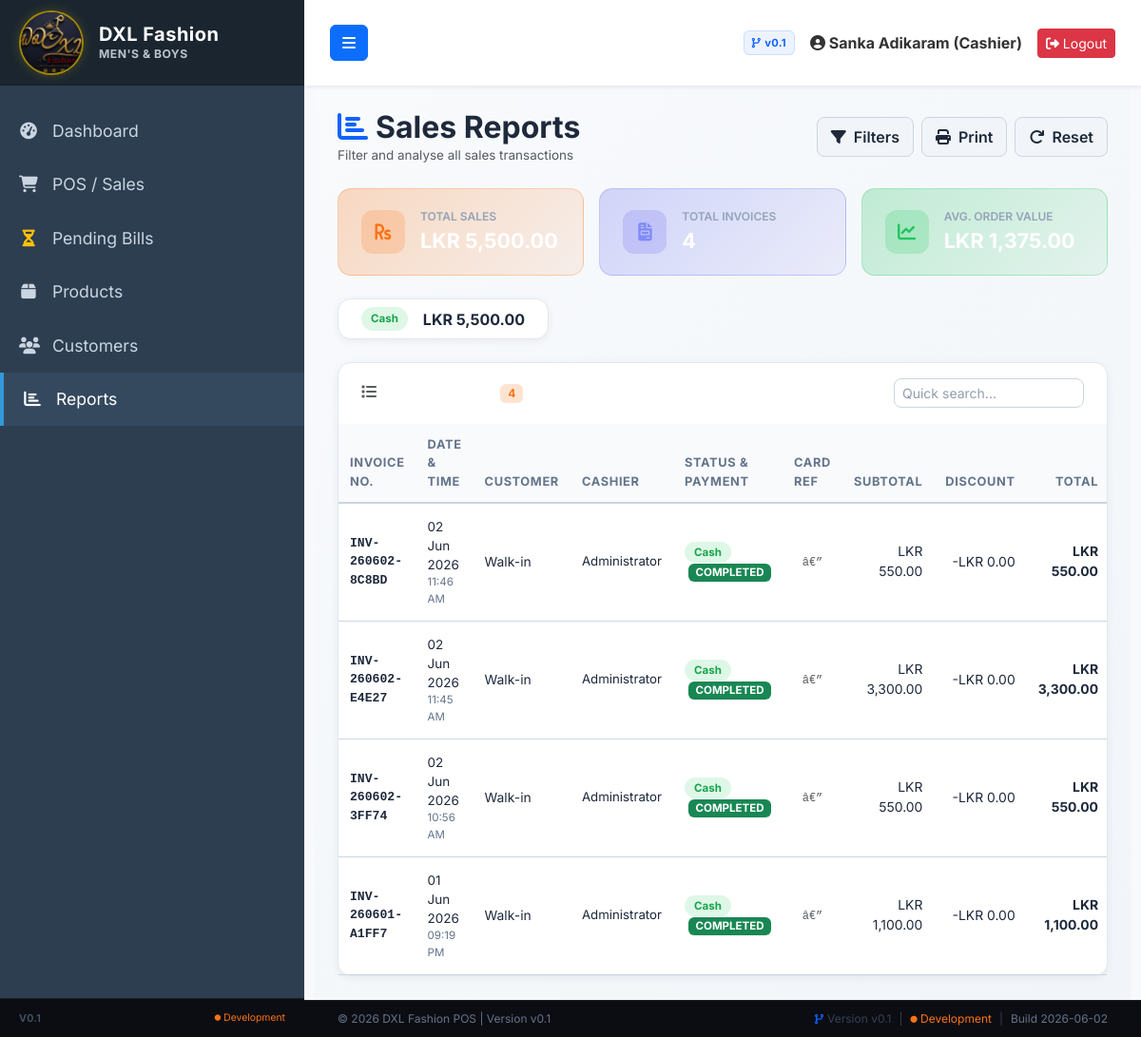
Before: /reports.php (signed in) with the older database file.
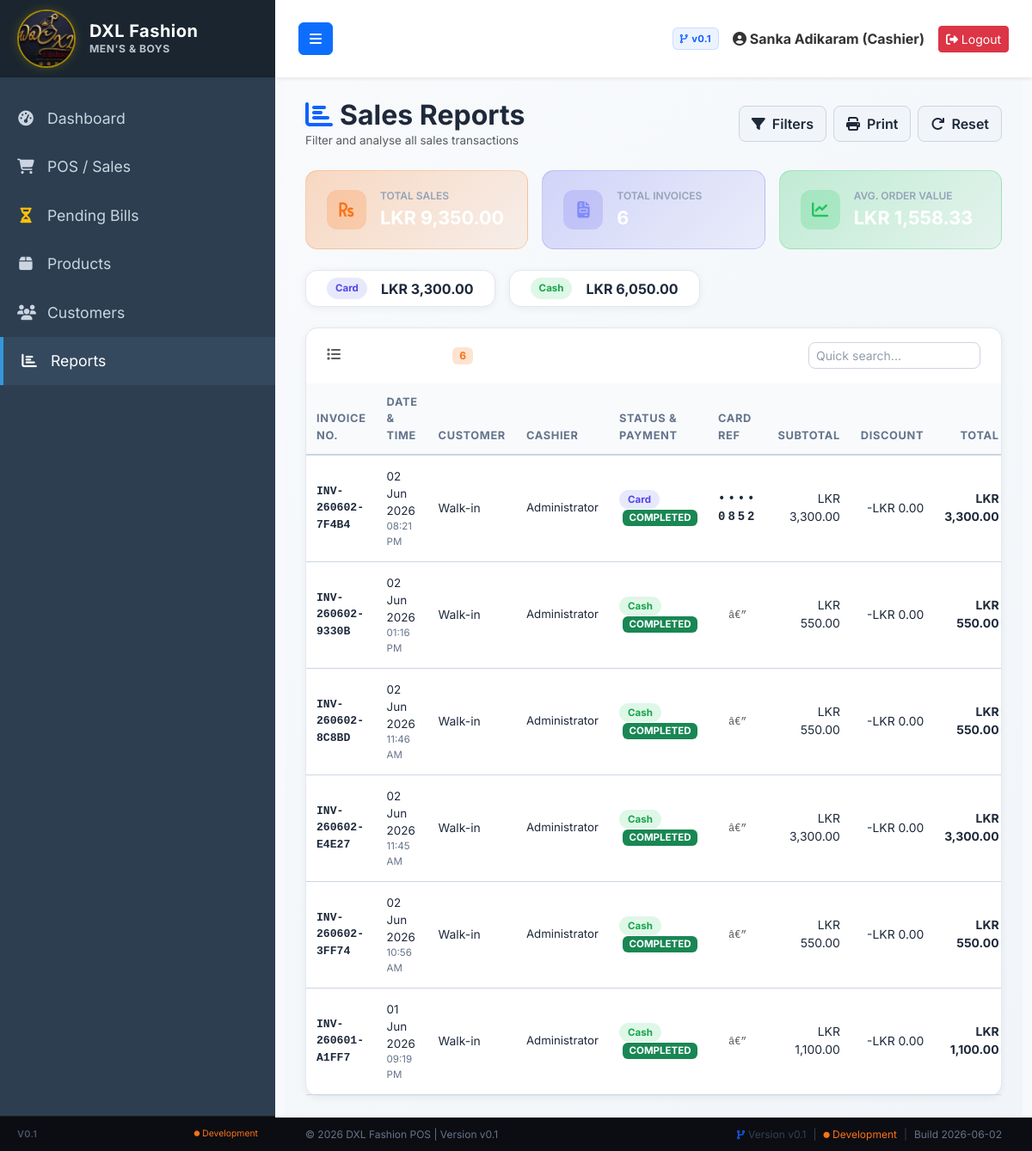
After: the same page with the newer database file.
### tables this page shows
CREATE TABLE `sales` (
  `id` int(11) NOT NULL AUTO_INCREMENT,
  `invoice_no` varchar(50) NOT NULL,
  `customer_id` int(11) DEFAULT NULL,
  `total_amount` decimal(10,2) NOT NULL DEFAULT 0.00,
  `discount` decimal(10,2) DEFAULT 0.00,
  `tax` decimal(10,2) DEFAULT 0.00,
  `payment_method` varchar(50) DEFAULT 'Cash',
  `card_reference` varchar(4) DEFAULT NULL COMMENT 'Last 4 digits from card machine receipt',
  `paid_amount` decimal(10,2) NOT NULL DEFAULT 0.00,
  `balance` decimal(10,2) NOT NULL DEFAULT 0.00,
  `sale_date` datetime NOT NULL DEFAULT current_timestamp(),
  `created_by` int(11) DEFAULT NULL,
  `print_count` int(11) DEFAULT 1,
  `status` varchar(20) NOT NULL DEFAULT 'COMPLETED',
  `cancelled_at` datetime DEFAULT NULL,
  `cancelled_by` int(11) DEFAULT NULL,
  `cancellation_reason` text DEFAULT NULL,
  PRIMARY KEY (`id`),
  UNIQUE KEY `invoice_no` (`invoice_no`),
  KEY `customer_id` (`customer_id`),
  KEY `created_by` (`created_by`),
  CONSTRAINT `fk_sales_cust` FOREIGN KEY (`customer_id`) REFERENCES `customers` (`id`) ON DELETE SET NULL,
  CONSTRAINT `fk_sales_user` FOREIGN KEY (`created_by`) REFERENCES `users` (`id`) ON DELETE SET NULL
);

### reports.php (the view, shortened to what the rows shown need)
<?php
require_once 'config/database.php';
require_once 'includes/header.php';
$where  = ["1=1"];
$params = [];
$item_join = '';
$where_sql = implode(" AND ", $where);
$sql = "
    SELECT s.*,
           COALESCE(c.customer_name,'Walk-in') AS customer_name,
           COALESCE(u.full_name,'—') AS cashier_name
    FROM sales s
    LEFT JOIN customers c ON c.id = s.customer_id
    LEFT JOIN users     u ON u.id = s.created_by
    $item_join
    WHERE $where_sql
    GROUP BY s.id
    ORDER BY s.sale_date DESC
";
$stmt = $pdo->prepare($sql);
$stmt->execute($params);
$sales = $stmt->fetchAll();
?>
<div class="premium-dark-page" style="margin:-24px;padding:24px;">
<div class="d-flex justify-content-between align-items-center mb-4 flex-wrap gap-2">
    <div>
        <h2 class="fw-bold text-white m-0"><i class="fas fa-chart-bar me-2" style="color:var(--primary-orange)"></i>Sales Reports</h2>
    </div>
</div>
<div class="rpt-card p-0">
    <div class="table-responsive">
        <table class="table rpt-table m-0" id="rptTable">
            <thead>
                <tr>
                    <th>Invoice No.</th>
                    <th>Date &amp; Time</th>
                    <th>Customer</th>
                    <th>Cashier</th>
                    <th>Status &amp; Payment</th>
                    <th>Card Ref</th>
                    <th class="text-end">Subtotal</th>
                    <th class="text-end">Discount</th>
                    <th class="text-end">Total</th>
                </tr>
            </thead>
            <tbody>
            <?php if (empty($sales)): ?>
                <tr><td colspan="9" class="text-center text-muted py-5">
                    <i class="fas fa-search d-block fs-2 mb-2 opacity-25"></i>
                    No sales records found for the selected filters.
                </td></tr>
            <?php else: ?>
            <?php foreach($sales as $s):
                $pm_badge = strtolower($s['payment_method']);
            ?>
            <tr>
                <td class="fw-bold font-monospace" style="color:#0f62fe;font-size:.82rem;"><?= htmlspecialchars($s['invoice_no']) ?></td>
                <td>
                    <div style="font-size:.84rem;"><?= date('d M Y', strtotime($s['sale_date'])) ?></div>
                    <div style="font-size:.72rem;color:#64748b;"><?= date('h:i A', strtotime($s['sale_date'])) ?></div>
                </td>
                <td><?= htmlspecialchars($s['customer_name']) ?></td>
                <td style="font-size:.83rem;"><?= htmlspecialchars($s['cashier_name']) ?></td>
                <td>
                    <span class="badge-payment badge-<?= $pm_badge ?>"><?= htmlspecialchars($s['payment_method']) ?></span>
                    <?php if ($s['status'] === 'CANCELLED'): ?>
                        <span class="badge bg-danger ms-1" style="font-size:.72rem; font-weight:700;">CANCELLED</span>
                    <?php else: ?>
                        <span class="badge bg-success ms-1" style="font-size:.72rem; font-weight:700;">COMPLETED</span>
                    <?php endif; ?>
                </td>
                <td class="text-center font-monospace fw-bold" style="color:#4f46e5;letter-spacing:3px;">
                    <?= !empty($s['card_reference']) ? '&bull;&bull;&bull;&bull; ' . htmlspecialchars($s['card_reference']) : '<span class="text-muted" style="letter-spacing:normal;font-weight:400;font-size:.75rem;">â€”</span>' ?>
                </td>
                <td class="text-end">LKR <?= number_format($s['total_amount'] + $s['discount'], 2) ?></td>
                <td class="text-end text-danger">-LKR <?= number_format($s['discount'],2) ?></td>
                <td class="text-end fw-bold" style="color:#1e293b; <?= $s['status'] === 'CANCELLED' ? 'text-decoration: line-through; opacity: 0.6;' : '' ?>">LKR <?= number_format($s['total_amount'],2) ?></td>
            </tr>
            <?php endforeach; ?>
            <?php endif; ?>
            </tbody>
        </table>
    </div>
</div>
</div>
<?php require_once 'includes/footer.php'; ?>

Changed rows visible on the page:
added sales: invoice_no "INV-260602-7F4B4", sale_date "02 Jun 2026", sale_date "08:21 PM", customer_name "Walk-in", cashier_name "Administrator", payment_method "Card", status "COMPLETED", card_reference "0852", $s['total_amount'] + $s['discount'] "3,300.00", discount "0.00", total_amount "3,300.00"
added sales: invoice_no "INV-260602-9330B", sale_date "02 Jun 2026", sale_date "01:16 PM", customer_name "Walk-in", cashier_name "Administrator", payment_method "Cash", status "COMPLETED", shows "â€”", $s['total_amount'] + $s['discount'] "550.00", discount "0.00", total_amount "550.00"
Other visible differences:
$total_amount: "5,500.00" → "9,350.00"
$total_invoices: "4" → "6"
$avg_order: "1,375.00" → "1,558.33"
new list line: "Card LKR 3,300.00"
new list line: "Cash LKR 6,050.00"
list line gone: "Cash LKR 5,500.00"
